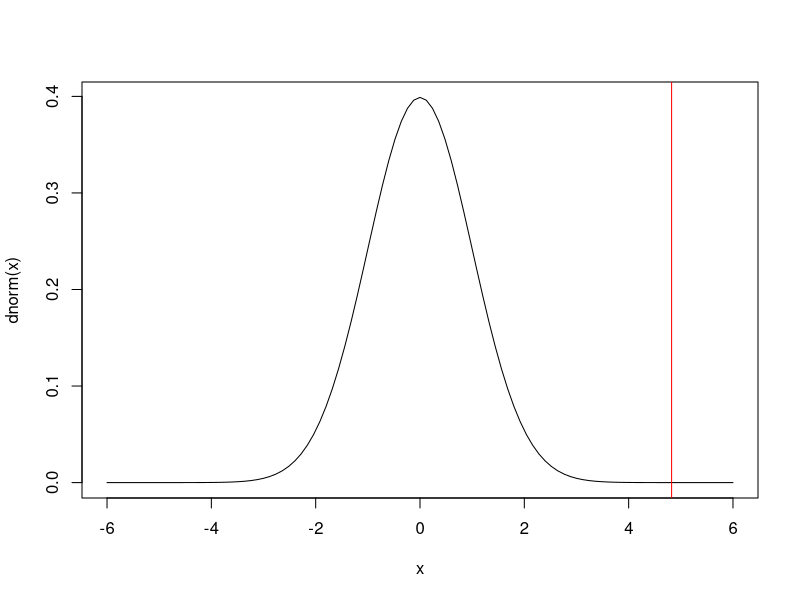
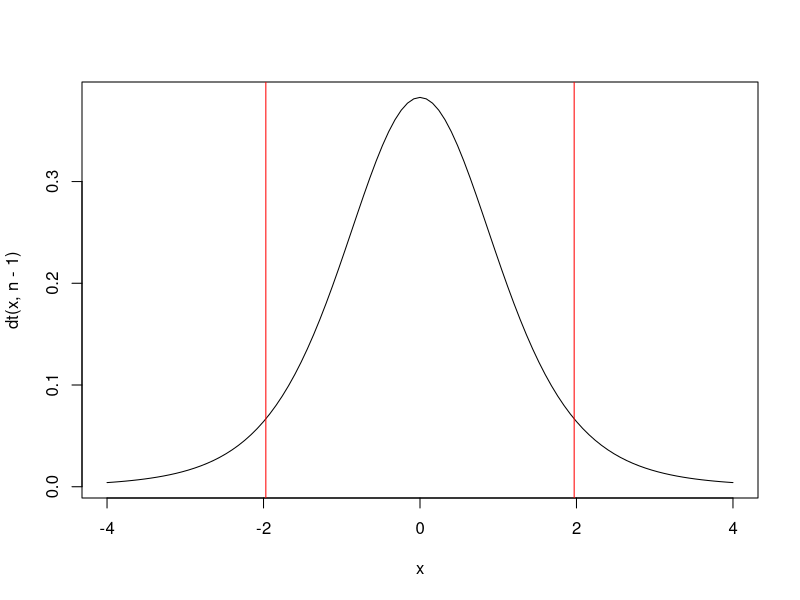
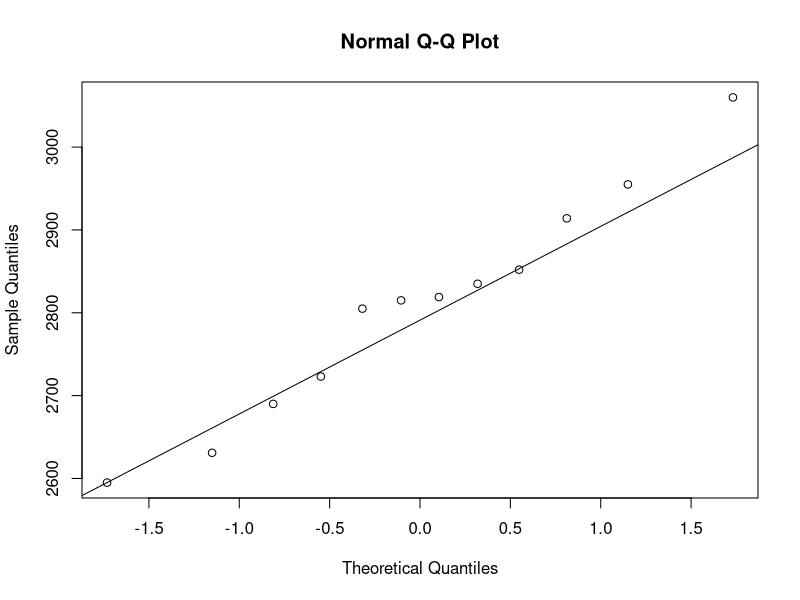
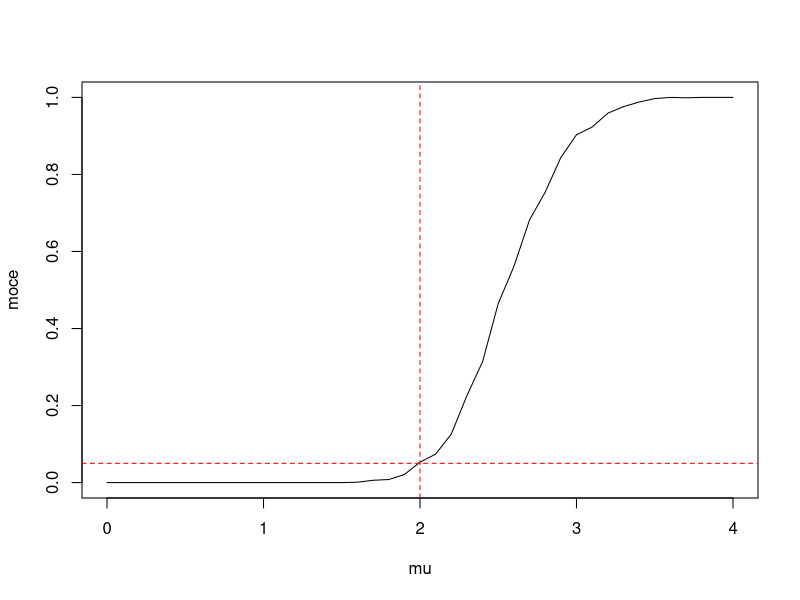
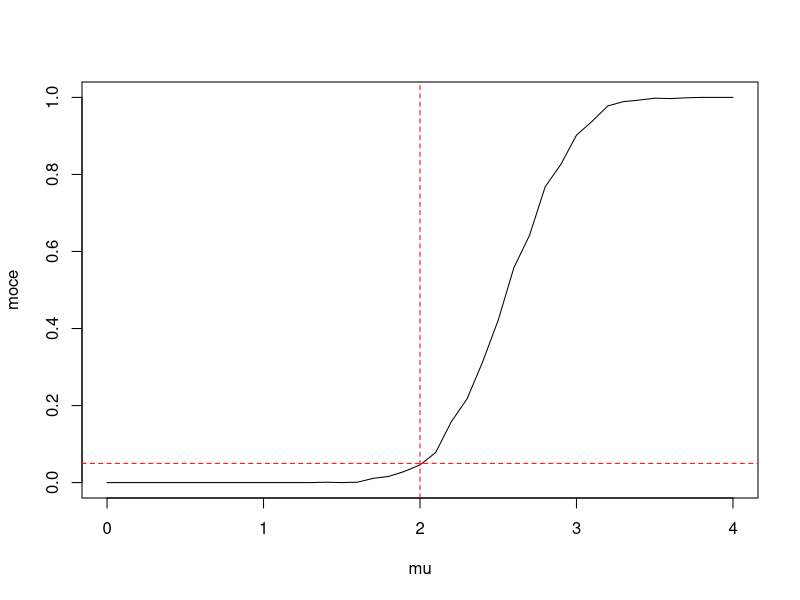
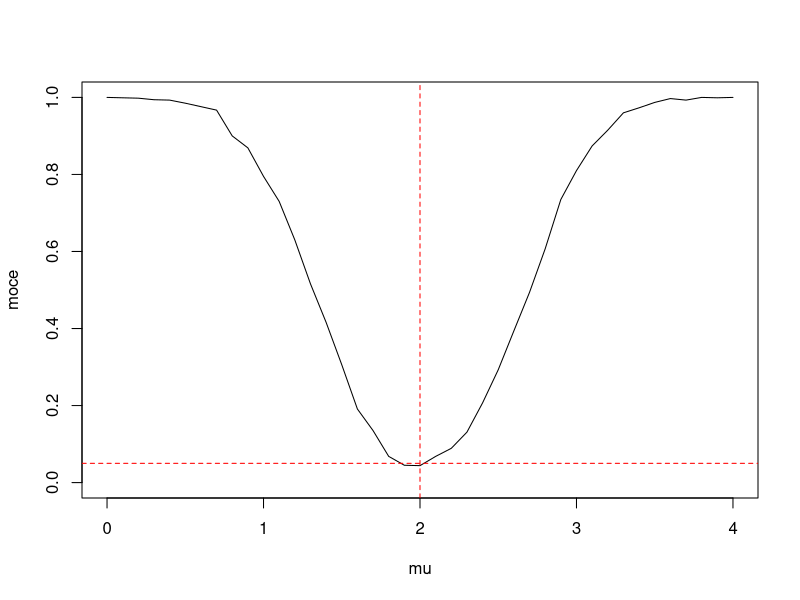
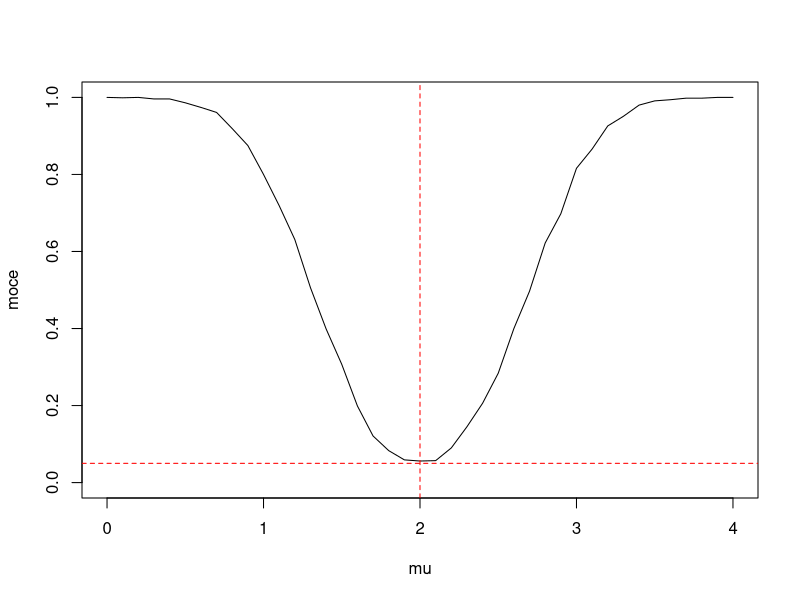

Write R code to recreate these figures, in order.
###############################################
###############################################
################  ZAJ?CIA 7  ##################
###############################################
###############################################

###################################################
#############    SM I MiNI 2020-2021   ############
################################################### 


#################################################
############        zestaw 4         ############
#################################################

# czyszczenie pami?ci:

rm(list=ls())
ls()

############# weryfikacja hipotez #############

############# testy parametryczne dla jednej pr?by #############

################## model normalny ##################

################## zadanie 1 ###################
#Wytrzyma?o?? na ci?nienie wewn?trzne szk?a butelek jest ich wa?n? 
#charakterystyk? jako?ciow?. Pewna rozlewnia zainteresowana jest butelkami, 
#kt?rych ?rednia wytrzyma?o?? przewy?sza 1,20 N/mm2 . Na podstawie 
#dotychczasowych do?wiadcze? wiadomo, ?e rozk?ad ci?nienia jest normalny 
#z odchyleniem standardowym 0.07 N/mm2 . Pobrano pr?b? losowa 20 butelek, 
#kt?re nast?pnie umieszczono w maszynie hydrostatycznej, zwi?kszaj?c ci?nienie 
#a? do zniszczenia butelki. Otrzymano nast?puj?ce wyniki: 
#1.36, 1.14, 1.27, 1.15, 1.20, 1.29, 1.27, 1.18, 1.23, 1.36, 1.38, 1.37, 1.30, 
#1.21, 1.33, 1.28, 1.32, 1.29, 1.33, 1.25. 
#Na poziomie istotno?ci 0.04 stwierdzi?, czy dana partia butelek spe?nia 
#postawione wymagania jako?ciowe. 


# model normalny ze znan? wariancj? >> Model I
# test dla warto?ci oczekiwanej

x=c(1.36, 1.14, 1.27, 1.15, 1.20, 1.29, 1.27, 1.18, 1.23, 1.36, 1.38, 1.37, 1.30, 1.21, 1.33, 1.28, 1.32, 1.29, 1.33, 1.25) 

mean(x)

# ========================================================================
# H0 : mu = 1.20
# H1 : mu > 1.20
# ========================================================================


mu0 = 1.20
sigma = 0.07

# statystyka testowa
T=(mean(x)-mu0)/sigma*sqrt(length(x)) # statystyka testowa
T

# zbior krytyczny: [z(1-alpha);+Inf)
alpha = 0.04
kw=qnorm(1-alpha)
kw

# ========================================================================
# jesli warto?? T zawiera si? w zb.krytycznym, to odrzucamy H0 i przyjmujemy H1
# jesli warto?? T nie zawiera si? w zb.krytycznym, to pozostajemy przy H0
# ========================================================================

T>kw

# inaczej - korzystamy z gotowej funkcji z.test
# z biblioteki TeachingDemos
# install.packages("TeachingDemos")

# ========================================================================
# je?li p-value < alpha, to odrzucamy H0 i przyjmujemy H1
# je?li p-value >= alpha, to pozostajemy przy H0
# ========================================================================


library(TeachingDemos)
z.test(x, mu=1.20, stdev = 0.07, alternative = 'greater')
z.test(x, mu=1.20, stdev = 0.07, alt = 'greater')

z.test(x, mu=1.20, stdev = 0.07, alt = 'less') # test lewostronny

z.test(x, mu=1.20, stdev = 0.07) # test obustronny

p=z.test(x, mu=1.20, stdev = 0.07, alt = 'greater')$p.value 
p


p<alpha

#wyznaczmy sami p-warto??
# p =P(x>t)= 1-P (T=t)
# gdzie X i T to zmienne losowe i.i.d. N(9)0,1)
# zas t to zaobserwowana wartosc T

#wartosc t wyznaczylismy wczesniej sami
t=T
t
#mozemy tez wczytac ja z f-cji z.test
t=z.test(x, mu=1.20, stdev = 0.07, alt = 'greater')$statistic
t

1-pnorm(t)

curve(dnorm(x),-6,6)
abline(v=t,col="red")


################## zadanie 2 ###################
#Nominalna waga netto kawy sprzedawanej w opakowaniu szklanym 
#powinna wynosi? 150 g. 
#Pr?ba losowa siedmiu s?oiczk?w kawy konkretnej marki 
#wykaza?a nast?puj?ce wagi netto  (w gramach): 
#142,  151,  148,  151,  145,  150,  141. 
#Zak?adaj?c normalno?? rozk?adu wagi, przetestowa? hipotez? g?osz?c?, 
#?e waga netto tej marki kawy wynosi faktycznie 150 g. 
#Przyj?? poziom istotno?ci 0.05 


# model normalny z nieznan? wariancj? >> Model II
# test dla warto?ci oczekiwanej


x = c(142,151,148,151,145,150,141)
mean(x)

# H0: mu =150
# H1: mu!=150


mu0=150
T=(mean(x)-mu0)*sqrt(length(x))/sd(x) # statystyka testowa
T

alpha=0.05
kw=qt(1-alpha/2, length(x)-1)  # kwantyl
kw

T<(-1)*kw | T>kw

# Inaczej - korzystamy z gotowej funkcji t.test
t.test(x, mu=150)
p=t.test(x, mu=150)$p.value #p-warto??
p


p<alpha

#wyznaczmy sami p-warto??
# p =P(X<t) + P(x>-t)= 2*P (T<t)
# gdzie X i T to zmienne losowe i.i.d. t(n-1)
# zas t to zaobserwowana wartosc T

t=t.test(x, mu=150)$statistic
t
n=length(x)
2*pt(t,n-1)

curve(dt(x,n-1),-4,4)
abline(v=t,col="red")
abline(v=-t,col="red")
# zr?bmy dodatkowo test dla odch. std.
# H0: sigma =4
# H1: sigma!=4

sig0=4

# test dla wariancji  >> Model I
T=(length(x)-1)*var(x)/(sig0^2)  # statystyka testowa
T
kw1=qchisq(alpha/2,length(x)-1) # kwantyl 1
kw1
kw2=qchisq(1-alpha/2,length(x)-1) # kwantyl 2
kw2

T<kw1 | T>kw2

# inaczej- korzystamy z gotowej funkcji sigma.test
# z biblioteki TeachingDemos
# library(TeachingDemos)

sigma.test(x, sigma = 4)

p=sigma.test(x, sigma = 4)$p.value
p


p<alpha

################## zadanie 3 ###################
#Wylosowana niezale?nie z partii ?ar?wek 12 elementowa pr?ba da?a 
#nast?puj?ce wyniki pomiar?w czasu ?wiecenia  (w godzinach): 
#2852, 3060, 2631, 2819, 2805, 2835, 2955, 2595, 2690, 2723, 2815, 2914. 
#a) Wyznaczy? 97% przedzia? ufno?ci dla ?redniego czasu ?wiecenia ?ar?wek 
#oraz dla odchylenia standardowego czasu ?wiecenia ?ar?wek. 
#b) Czy ?redni czas ?wiecenia ?ar?wek jest istotnie kr?tszy od 2900 godzin?  


# tutaj trzeba dopisac zalozenie o normalnosci rozkladu badanej cechy!!!
# wtedy mamy model normalny z nieznan? wariancj? >> Model II

# test dla warto?ci oczekiwanej 

x= c(2852, 3060, 2631, 2819, 2805, 2835, 2955, 2595, 2690, 2723, 2815, 2914)

mean(x)

alpha=0.03

# H0: mu =2900
# H1: mu<2900

t.test(x, mu=2900,alt="less")

p=t.test(x, mu=2900,alt="less")$p.value
p


p<alpha

# 97% przedzia? ufno?ci dla ?redniej 
t.test(x, conf.level = 0.97)$conf.int

# 97% przedzia? ufno?ci dla odchlenia standardowego 
# library(TeachingDemos)
sqrt(sigma.test(x, conf.level = 0.97)$conf.int)

# Jak sprawdzi? czy rozk?ad jest normalny?
# H0: X ma rozk?ad normalny
# H1: X nie jestz rozk?adu normalnego

qqnorm(x); qqline(x)
shapiro.test(x)

# p-value = 0.9532 czyli brak podstaw do odrzucenia H0 -> zak?adamy ?e pr?ba
# jest z rozk?adu normalnego

################## zadanie 12 ##################
# Zmienne age oraz height (znajduj?ce si? w ramce danych Loblolly) opisuj?, 
# odpowiednio, wiek (w latach) oraz wysoko?? drzew (w stopach). 
# Zak?adamy, ?e rozk?ad wysoko?ci jest normalny. Na poziomie istotno?ci 0.05
# zweryfikowa? hipotez?, ?e ?rednia wysoko?? 15-letnich drzew wynosi 40 st?p.

data(Loblolly)
head(Loblolly)

# H0: mu = 40
# H1: mu != 40


x= Loblolly$height[Loblolly$age==15]
t.test(x, mu=40)

p=t.test(x, mu=40)$p.value
p

alpha=0.05

p<alpha

################## zadanie 15 ##################
#Ramka danych Orange zawiera mi?dzy innym dane dotycz?ce obwodu drzewek 
#pomara?czowych (zmienna circumference). Zak?adaj?c, ?e zmienna ta ma 
#rozk?ad normalny, zweryfikowa? hipotez?, ?e ?redni obw?d drzew jest mniejszy 
#ni? 130mm. Przyj?? poziom istotno?ci 0.1. 

data(Orange)
head(Orange)

# H0: mu = 130
# H1: mu < 130

x= Orange$circumference
t.test(x, mu=130,alt="less")

p=t.test(x, mu=130,alt="less")$p.value
p

alpha=0.1

p<alpha

################## zadanie 11 ###################
#Niech x1,...xn b?dzie pr?b? niezale?nych obserwacji z tego samego 
#rozk?adu normalnego. Wyznaczy? metod? symulacyjn? funkcj? mocy testu 
#do weryfikacji hipotezy H0 : mu= 2 wzgl?dem H1: mu>2
#na poziomie istotno?ci 0.05, zak?adaj?c, ?e n=10. 
#Por?wna? funkcj? mocy tego testu z funkcj? mocy otrzyman? 
#dla dwustronnej alternatywy H1: mu!=2.

# H0 : mu= 2 
# H1: mu>2

n=10
mu0=2
alpha=0.05

# stat. testowa: T = (mean(x)-mu0)*sqrt(n)/sd(x)
# zbi?r krytyczny: (kw,+Inf), gdzie kw=qt(1-alpha, n-1) 
# f-cja mocy: f(mu)=P( T > kw),  gdzie P=P_mu 
# mozna pokazac, ze f-cja ta jest postaci
# f(mu)=1-F(kw + [sqrt(n)/S]*(mu0 - mu)), gdzie F to dystrybuanta t(n-1)

# wszczegolnosci widac, ze
# f(mu0)=1-F(kw)=alpha

mu = seq(0, 4, 0.1) # dla tych mu wyznaczamy wartosc f-cji mocy 

moce=numeric() # tu b?dziemy przechowywa? wartosci f-cji mocy 

kw = qt(1-alpha, n-1) 

m = 1000 

for (i in 1:length(mu)) 
{ 
  wynik = replicate(m, 
                    { x = rnorm(n, mu[i], 1) 
                    T = (mean(x)-mu0)*sqrt(n)/sd(x) 
                    T > kw 
                    })
  
  moce[i] = sum(wynik)/m 
} 

moce

#wykres

plot(mu, moce, type="l", ylim=c(0,1)) 
abline(v=2, lty=2, col="red") 
abline(h=0.05, lty=2, col="red") 


### to samo inaczej :-)
### wykorzystamy p-warto??

n=10
mu0=2
alpha=0.05
mu = seq(0, 4, 0.1) # dla tych mu wyznaczamy wartosc f-cji mocy 

moce=numeric() # tu b?dziemy przechowywa? wartosci f-cji mocy 
m = 1000 

for (i in 1:length(mu)) 
{ 
  wynik = replicate(m, 
                    { x = rnorm(n, mu[i], 1) 
                    p=t.test(x, mu=mu0,alt="greater")$p.value
                    p<alpha
                    })
  
  moce[i] = sum(wynik)/m 
} 

moce

#wykres

plot(mu, moce, type="l", ylim=c(0,1)) 
abline(v=2, lty=2, col="red") 
abline(h=0.05, lty=2, col="red") 


# H0 : mu= 2 
# H1: mu!=2

n=10
mu0=2
alpha=0.05

# stat. testowa: T = (mean(x)-mu0)*sqrt(n)/sd(x)
# zbi?r krytyczny: (-Inf,-kw) suma (kw,+Inf), gdzie kw=qt(1-alpha/2, n-1) 
# f-cja mocy: f(mu)=P( T > kw lub T<-kw), gdzie P=P_mu 


mu = seq(0, 4, 0.1) # dla tych mu wyznaczamy wartosc f-cji mocy 

moce=numeric() # tu b?dziemy przechowywa? wartosci f-cji mocy 

kw = qt(1-alpha/2, n-1) 

m = 1000 

for (i in 1:length(mu)) 
{ 
  wynik = replicate(m, 
                    { x = rnorm(n, mu[i], 1) 
                    T = (mean(x)-mu0)*sqrt(n)/sd(x) 
                    T < (-1)*kw | T > kw 
                    })
  
  moce[i] = sum(wynik)/m 
} 

moce

plot(mu, moce, type="l", ylim=c(0,1)) 
abline(v=2, lty=2, col="red") 
abline(h=0.05, lty=2, col="red") 

### teraz to samo z wykorzystaniem p-warto?ci

n=10
mu0=2
alpha=0.05
mu = seq(0, 4, 0.1) # dla tych mu wyznaczamy wartosc f-cji mocy 

moce=numeric() 
m = 1000 

for (i in 1:length(mu)) 
{ 
  wynik = replicate(m, 
                    { x = rnorm(n, mu[i], 1) 
                    p=t.test(x, mu=mu0)$p.value
                    p<alpha
                    })
  
  moce[i] = sum(wynik)/m 
} 

#wykres

plot(mu, moce, type="l", ylim=c(0,1)) 
abline(v=2, lty=2, col="red") 
abline(h=0.05, lty=2, col="red") 



############ testy dla wska?nika struktury ##############


################## zadanie 8 ###################
#H0: p=0.04
#H1: p>0.04

k=14
n=200
p=k/n
p

p0=0.04

prop.test(k,n,p0,alternative="greater")
p=prop.test(k,n,p0,alternative="greater")$p.value
alpha=0.05
p<alpha

prop.test(k,n,p0,alternative="greater",correct=F)

binom.test(k,n,p0,alternative="greater")

################## zadanie 13 ###################

#H0: p=0.35
#H1: p>0.35

k=15+32
k
n=120
p=k/n
p
p0=0.35

prop.test(k,n,p0,alternative="greater")
p=prop.test(k,n,p0,alternative="greater")$p.value
alpha=0.03
p<alpha

prop.test(k,n,p0,alternative="greater",correct=F)

binom.test(k,n,p0,alternative="greater")

################## zadanie 18 ###################
#H0: p=0.45
#H1: p>0.45

k=226
n=500
p=k/n
p

p0=0.45

prop.test(k,n,p0,alternative="greater")
p=prop.test(k,n,p0,alternative="greater")$p.value
alpha=0.05
p<alpha

prop.test(k,n,p0,alternative="greater",correct=F)

binom.test(k,n,p0,alternative="greater")

################## zadanie 10 ###################
#Niech x1,...xn b?dzie pr?b? z rozk?adu dwupunktowego b(1,p). 
# P(X=1)=p, p(X=0)=1-p
#a) Przyjmuj?c, ?e n=20, poda? posta? najmocniejszego testu na 
#poziomie istotno?ci 0.02 do weryfikacji hipotezy 
#H0:p=0.2 wobec hipotezy alternatywnej H1:p=0.3
#b) Obliczy? rozmiar tego testu. 
#c) Wyznaczy? metod? symulacyjn? rozmiar rozwa?anego testu. 
#d) Poda? posta? testu zrandomizowanego rozmiaru 0,02. 
#e) Zbada? metod? symulacyjn?, czy rozmiar testu zrandomizowanego 
#wynosi faktycznie 0.02. 

# z lematu Neymana-Pearsona
# test JNM na poziomie istotnosi alpha
# fi(x1,...xn)=1 gdy T>c
# fi(x1,...xn)=0 gdy T<c
# gdzie T= x1+...+xn ma rozklad b(n,p0), gdy H0 prawdziwa
# oraz P(T>c)<=alpha, gdzie P=P_p0

n=20
p0=0.2
alpha=0.02

# czyli szukamy c takiego, ?e:
# P(T>c)<=alpha, gdzie P=P_p0

# co jest rownowa?ne: 
#F(c)>=1-alpha=0.98, gdzie F to dystrybuanta b(n,p0)


k = 0:n 
F =pbinom(k,n, p0) 

Fk=data.frame(k,F=round(F, 10)) 
Fk
Fk[8:9,]

#czyli widac, ze
# F(7)=0.9678573<0.98<F(8)=0.9900182


# Zatem bierzemy c=8 i otrzymujemy test 
# fi(x1,...x20)=1 gdy T>8
# fi(x1,...x20)=0 gdy T<8

#rozmiar tego testu to P(T>c)= 1- F(c)
c=8
1- pbinom(c,n, p0) 

# wyznaczamy rozmiar metod? symulacyjn?

m=10000 
wyniki=replicate(m, 
                 { 
                   x=rbinom(n, 1, p0) #n-eltowa proba z rozk?adu b(1,p0)
                   T=sum(x)
                   T > c
                 }) 

rozmiar=sum(wyniki)/m
rozmiar

#randomizacja
# fi(x1,...x20)=1 gdy T>8
# fi(x1,...x20)=gamma gdy T=8
# fi(x1,...x20)=0 gdy T<8

#gdzie gamma tak dobrane, by test miar rozmiar alpha=0.02

#alpha=P(T>8) + gamma * P(T=8)
#czyli: gamma=(alpha - P(T>8))/P(T=8)

gamma=(alpha-(1- pbinom(c,n, p0)))/dbinom(c,n, p0)
gamma

#czyli z p-stwem gamma odrzucamy H0 gdy T=8

# wyznaczamy rozmiar tego testu metod? symulacyjn?

m=10000 
wyniki=replicate(m, 
                 { 
                   x=rbinom(n, 1, p0) #n-eltowa proba z rozk?adu b(1,p0)
                   T=sum(x)
                   (T > c) | (T==c & runif(1)<gamma)
                 }) 

rozmiar=sum(wyniki)/m
rozmiar


##############################################################
############# testy parametryczne dla dw?ch pr?b #############
##############################################################


################## zadanie 4  ###################
# X~N(mu1,sigma1), Y~N(mu2,sigma2), sigma1=sigma2
# H0: mu1 = mu2
# H1: mu1 < mu2 
# pr?by niezale?ne

x=c(145,150,153,148,141,152,146,154,139,148)
y=c(152,150,147,155,140,146,158,152,151,143,153)

#test t dla dw?ch pr?b

t.test(x,y,alternative="less",var.equal=T)
p=t.test(x,y,alternative="less",var.equal=T)$p.value
alpha=0.05
p<alpha

################## zadanie 14  ###################
# X~N(mu1,sigma1), Y~N(mu2,sigma2), sigma1=sigma2
# H0: mu1 = mu2
# H1: mu1 > mu2 
# pr?by niezale?ne

data(chickwts)
head(chickwts)
x = chickwts$weight[chickwts$feed=='meatmeal']
y = chickwts$weight[chickwts$feed=='casein']

#test t dla dw?ch pr?b

t.test(x,y,var.equal = TRUE, alt='greater')
p=t.test(x,y,var.equal = TRUE, alt='greater')$p.value
alpha=0.05
p<alpha

################## zadanie 17  ###################
# X~N(mu1,sigma1), Y~N(mu2,sigma2), sigma1=sigma2
# H0: mu1 = mu2
# H1: mu1 < mu2 
# pr?by niezale?ne
library(MASS)
data(crabs)
x=crabs$CW[crabs$sp=="B"]
y=crabs$CW[crabs$sp=="O"]
t.test(x,y,var.equal=TRUE, alt='less')

p=t.test(x,y,var.equal=TRUE, alt='less')$p.value
alpha=0.04
p<alpha


################## zadanie 16  ###################
#X~N(mu1,sigma1), Y~N(mu2,sigma2)
# H0: sigma1=sigma2
# H1: sigma1!=sigma2

library(MASS)
data(Pima.te)
head(Pima.te)
x = Pima.te$glu[Pima.te$type=='No']   #zdrowe      
y = Pima.te$glu[Pima.te$type=='Yes']   #chore
var.test(x,y)

p=var.test(x,y)$p.value
alpha=0.05
p<alpha

################## zadanie 16  ###################
#X~N(mu1,sigma1), Y~N(mu2,sigma2)
# H0: sigma1=sigma2
# H1: sigma1>sigma2

data(iris)
head(iris)
x =iris$Petal.Length[iris$Species=='virginica']
y =iris$Petal.Length[iris$Species=='versicolor']


var.test(x,y,alt="greater")

p=var.test(x,y,alt="greater")$p.value
alpha=0.05
p<alpha




################## zadanie 5  ###################
# X~N(mu1,sigma1), Y~N(mu2,sigma2)
# X - sta? pracy pracownik?w umys?owych
# Y - sta? pracy pracownik?w fizycznych
# H0: mu1 = mu2
# H1: mu1 > mu2 
# pr?by niezale?ne

# test t wymaga za?o?enia r?wno?ci wariancji!!!
# testujemy najpierw hipotez? H0: sigma1=sigma2
# przeciw H1: sigma1!=sigma2


x=c(14,17,7,33,2,24,26,22,12) 
y=c(13,15,3,2,25,4,1,18,6,9,20,11,5,1,7)


var.test(x,y)

p=var.test(x,y)$p.value
alpha=0.05
p<alpha

#zatem nie ma podstaw by odrzucic H0 i mo?emy uzyc testu t

# X~N(mu1,sigma1), Y~N(mu2,sigma2), sigma1=sigma2
# H0: mu1 = mu2
# H1: mu1 > mu2 

t.test(x,y,alternative="greater",var.equal=T)


p=t.test(x,y,alternative="greater",var.equal=T)$p.value
alpha=0.05
p<alpha



################## zadanie 6  ###################
# Dodatkowo zak?adamy, ?e obie proby pochdz? z populacji normalnych!!!!
# X~N(mu1,sigma1), Y~N(mu2,sigma2)
# H0: mu1 = mu2
# H1: mu1 < mu2 
# obserwacje zalezne w parach!!!!

przed=c(27,21,34,24,30,27,33,31,22,27)
po=c(29,32,29,27,31,26,35,30,29,28)

z = przed-po
z

t.test(przed,po,alternative="less",paired=T)

p=t.test(przed,po,alternative="less",paired=T)$p.value
alpha=0.05
p<alpha

################## zadanie 20  ###################
# X~N(mu1,sigma1), Y~N(mu2,sigma2)
# H0: mu1 = mu2
# H1: mu1 < mu2 
# obserwacje zalezne w parach!!!!

x = c(3.5, 4.0, 3.7, 4.6, 3.0, 3.9)
y = c(4.2, 3.9, 3.8, 4.5, 3.4, 4.2)


t.test(x,y, paired=TRUE, alt='less')
p=t.test(x,y, paired=TRUE, alt='less')$p.value
alpha=0.1
p<alpha


################## zadanie 9  ###################
# X~b(1,p1), Y~b(1,p2)
# H0: p1 = p2
# H1: p1 > p2 
# pr?by niezale?ne

k1=455
n1=700
k1/n1

k2=517
n2=1320
k2/n2

prop.test(c(k1,k2),c(n1,n2),alternative="greater")

p=prop.test(c(k1,k2),c(n1,n2),alternative="greater")$p.value
alpha=0.05
p<alpha
